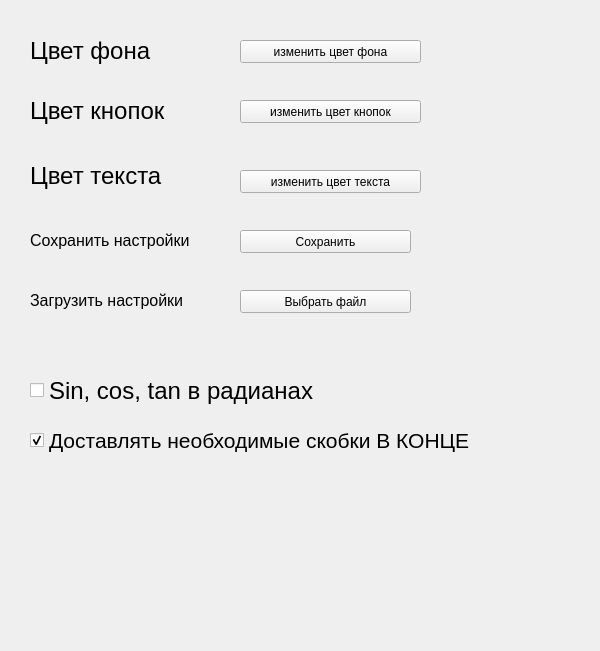
<?xml version="1.0" encoding="UTF-8"?>
<ui version="4.0">
 <class>Settingswindow</class>
 <widget class="QMainWindow" name="Settingswindow">
  <property name="geometry">
   <rect>
    <x>0</x>
    <y>0</y>
    <width>600</width>
    <height>651</height>
   </rect>
  </property>
  <property name="cursor">
   <cursorShape>ArrowCursor</cursorShape>
  </property>
  <property name="mouseTracking">
   <bool>false</bool>
  </property>
  <property name="windowTitle">
   <string>MainWindow</string>
  </property>
  <property name="autoFillBackground">
   <bool>true</bool>
  </property>
  <property name="documentMode">
   <bool>true</bool>
  </property>
  <widget class="QWidget" name="centralwidget">
   <widget class="QLabel" name="label">
    <property name="geometry">
     <rect>
      <x>30</x>
      <y>30</y>
      <width>201</width>
      <height>41</height>
     </rect>
    </property>
    <property name="font">
     <font>
      <pointsize>18</pointsize>
     </font>
    </property>
    <property name="text">
     <string>Цвет фона</string>
    </property>
   </widget>
   <widget class="QPushButton" name="chngclr">
    <property name="geometry">
     <rect>
      <x>240</x>
      <y>40</y>
      <width>181</width>
      <height>23</height>
     </rect>
    </property>
    <property name="text">
     <string>изменить цвет фона</string>
    </property>
   </widget>
   <widget class="QCheckBox" name="checsin">
    <property name="geometry">
     <rect>
      <x>30</x>
      <y>370</y>
      <width>491</width>
      <height>41</height>
     </rect>
    </property>
    <property name="font">
     <font>
      <pointsize>18</pointsize>
     </font>
    </property>
    <property name="text">
     <string>Sin, сos, tan в радианах</string>
    </property>
   </widget>
   <widget class="QCheckBox" name="checkskobka">
    <property name="enabled">
     <bool>true</bool>
    </property>
    <property name="geometry">
     <rect>
      <x>30</x>
      <y>420</y>
      <width>561</width>
      <height>41</height>
     </rect>
    </property>
    <property name="font">
     <font>
      <pointsize>16</pointsize>
     </font>
    </property>
    <property name="text">
     <string>Доставлять необходимые скобки В КОНЦЕ</string>
    </property>
    <property name="checked">
     <bool>true</bool>
    </property>
    <property name="tristate">
     <bool>false</bool>
    </property>
   </widget>
   <widget class="QLabel" name="label_2">
    <property name="geometry">
     <rect>
      <x>30</x>
      <y>90</y>
      <width>201</width>
      <height>41</height>
     </rect>
    </property>
    <property name="font">
     <font>
      <pointsize>18</pointsize>
     </font>
    </property>
    <property name="text">
     <string>Цвет кнопок</string>
    </property>
   </widget>
   <widget class="QPushButton" name="changecol">
    <property name="geometry">
     <rect>
      <x>240</x>
      <y>100</y>
      <width>181</width>
      <height>23</height>
     </rect>
    </property>
    <property name="text">
     <string>изменить цвет кнопок</string>
    </property>
   </widget>
   <widget class="QLabel" name="label_4">
    <property name="geometry">
     <rect>
      <x>30</x>
      <y>160</y>
      <width>201</width>
      <height>31</height>
     </rect>
    </property>
    <property name="font">
     <font>
      <pointsize>18</pointsize>
     </font>
    </property>
    <property name="text">
     <string>Цвет текста</string>
    </property>
   </widget>
   <widget class="QPushButton" name="changetext">
    <property name="geometry">
     <rect>
      <x>240</x>
      <y>170</y>
      <width>181</width>
      <height>23</height>
     </rect>
    </property>
    <property name="text">
     <string>изменить цвет текста</string>
    </property>
   </widget>
   <widget class="QPushButton" name="path1">
    <property name="geometry">
     <rect>
      <x>240</x>
      <y>290</y>
      <width>171</width>
      <height>23</height>
     </rect>
    </property>
    <property name="text">
     <string>Выбрать файл</string>
    </property>
   </widget>
   <widget class="QLabel" name="label_3">
    <property name="geometry">
     <rect>
      <x>30</x>
      <y>220</y>
      <width>201</width>
      <height>41</height>
     </rect>
    </property>
    <property name="font">
     <font>
      <pointsize>12</pointsize>
     </font>
    </property>
    <property name="text">
     <string>Сохранить настройки</string>
    </property>
   </widget>
   <widget class="QPushButton" name="save1">
    <property name="geometry">
     <rect>
      <x>240</x>
      <y>230</y>
      <width>171</width>
      <height>23</height>
     </rect>
    </property>
    <property name="text">
     <string>Сохранить</string>
    </property>
   </widget>
   <widget class="QLabel" name="label_5">
    <property name="geometry">
     <rect>
      <x>30</x>
      <y>290</y>
      <width>161</width>
      <height>21</height>
     </rect>
    </property>
    <property name="font">
     <font>
      <pointsize>12</pointsize>
     </font>
    </property>
    <property name="text">
     <string>Загрузить настройки</string>
    </property>
   </widget>
   <widget class="QLabel" name="labelerror1">
    <property name="geometry">
     <rect>
      <x>250</x>
      <y>330</y>
      <width>161</width>
      <height>21</height>
     </rect>
    </property>
    <property name="text">
     <string/>
    </property>
   </widget>
  </widget>
  <widget class="QMenuBar" name="menubar">
   <property name="geometry">
    <rect>
     <x>0</x>
     <y>0</y>
     <width>600</width>
     <height>21</height>
    </rect>
   </property>
  </widget>
 </widget>
 <resources/>
 <connections/>
</ui>
